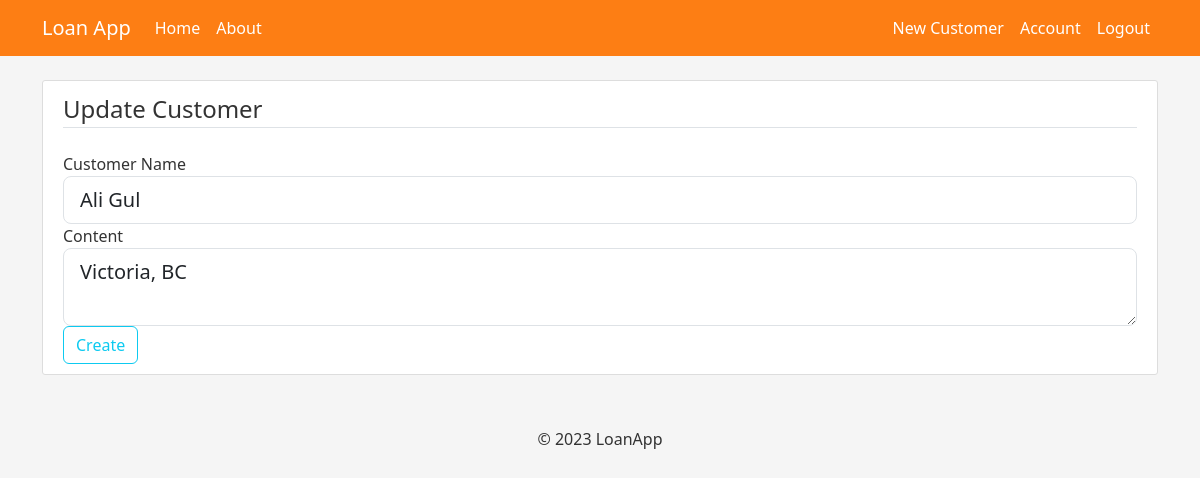
/customer/1/update (signed in), run on an earlier commit of the app's database.
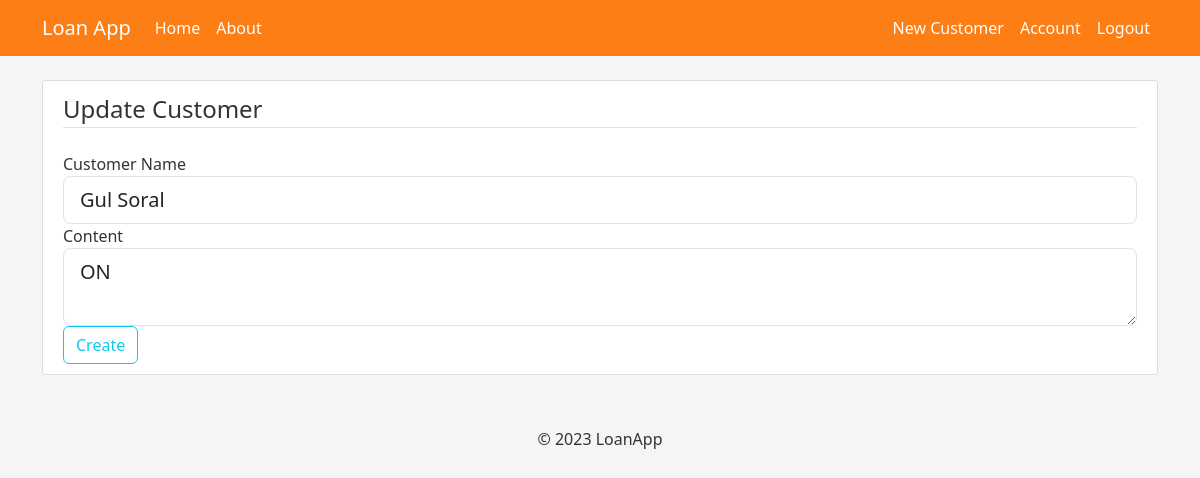
And on a later commit of the database.
### loanapp_flask/models.py (models this page shows, shortened)
class Customer(db.Model):
    id = db.Column(db.Integer, primary_key=True)
    customer_name = db.Column(db.String(100), nullable=False)
    date_created = db.Column(db.DateTime, nullable=False, default=datetime.utcnow)
    content = db.Column(db.Text, nullable=False)
    res_ins = db.Column(db.Float, default=2)
    res_loan = db.Column(db.Integer, default=2)
    user_id = db.Column(db.Integer, db.ForeignKey('user.id'), nullable=False)
    applications = db.relationship('LoanApplication', backref='customer', lazy=True)
    ins_prem = db.relationship('InsurancePremium', backref='customer', lazy=True)

### loanapp_flask/customers/routes.py (the view)
@customers.route("/customer/<int:customer_id>/update", methods=['GET', 'POST'])
@login_required
def update_customer(customer_id):
    customer = Customer.query.get_or_404(customer_id)
    if customer.author != current_user:
        abort(403)
    form = CustomerForm()
    if form.validate_on_submit():
        customer.customer_name = form.customer_name.data
        customer.content = form.content.data
        db.session.commit()
        flash('Your customer has been updated!', 'success')
        return redirect(url_for('customers.customer', customer_id=customer.id))
    elif request.method == 'GET':
        form.customer_name.data = customer.customer_name
        form.content.data = customer.content
    return render_template('create_customer.html', title='Update Customer',
                           form=form, legend='Update Customer')

### loanapp_flask/customers/forms.py
class CustomerForm(FlaskForm):
    customer_name = StringField('Customer Name', validators=[DataRequired()])
    content = TextAreaField('Content', validators=[DataRequired()])
    submit = SubmitField('Create')

### loanapp_flask/models.py (called while the page is built)
@login_manager.user_loader
def load_user(user_id):
    return User.query.get(int(user_id))

### loanapp_flask/templates/create_customer.html (shortened to what this page needs)
{% extends "layout.html" %}
{% block content %}
<div class="content-section">
    <form method="POST" action="">
        <fieldset class="form-group">
            <legend class="border-bottom mb-4">{{ legend }}</legend>
            <div class="form-group">
                {{ form.customer_name.label(class="form-control-label") }}
                {% if form.customer_name.errors %}
                    {{ form.customer_name(class="form-control form-control-lg is-invalid") }}
                    <div class="invalid-feedback">
                        {% for error in form.customer_name.errors %}
                            <span>{{ error }}</span>
                        {% endfor %}
                    </div>
                {% else %}
                    {{ form.customer_name(class="form-control form-control-lg") }}
                {% endif %}
            </div>
            <div class="form-group">
                {{ form.content.label(class="form-control-label") }}
                {% if form.content.errors %}
                    {{ form.content(class="form-control form-control-lg is-invalid") }}
                    <div class="invalid-feedback">
                        {% for error in form.content.errors %}
                            <span>{{ error }}</span>
                        {% endfor %}
                    </div>
                {% else %}
                    {{ form.content(class="form-control form-control-lg") }}
                {% endif %}
            </div>
        </fieldset>
        <div class="form-group">
            {{ form.submit(class="btn btn-outline-info") }}
        </div>
    </form>
</div>
{% endblock content %}

What changed in the data, as far as the page shows it:
changed Customer: customer_name "Ali Gul" → "Gul Soral"; content "Victoria, BC" → "ON"
